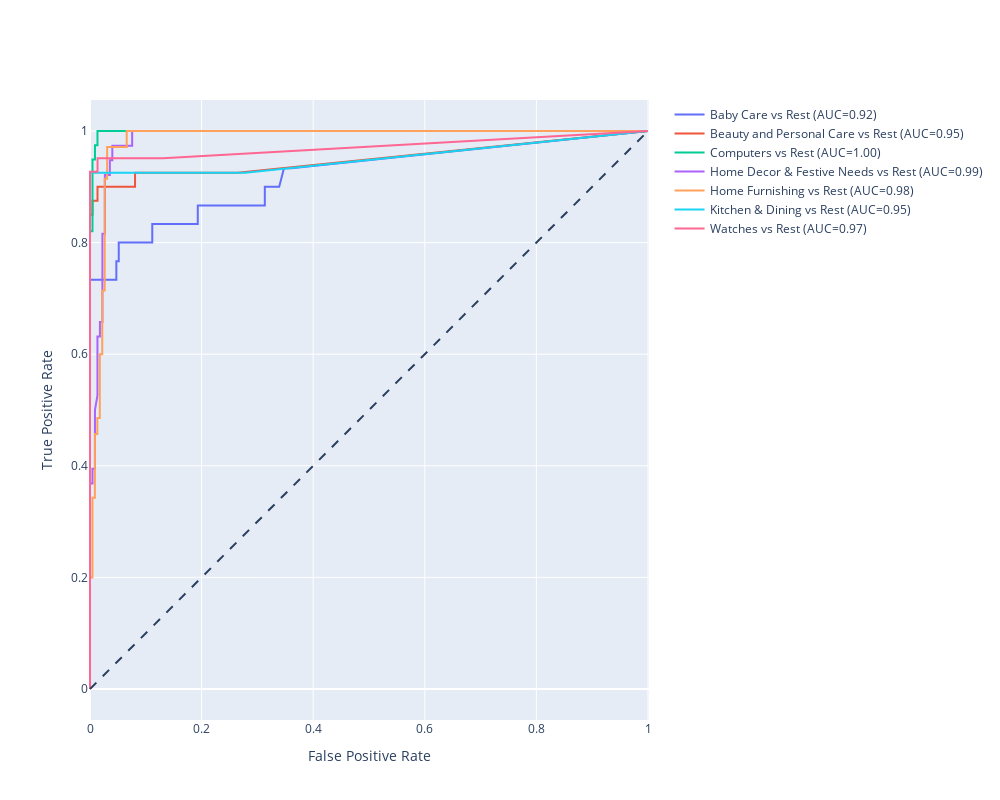

Notebook source saved alongside this figure:
### Markdown cell above
### 1-3 <u>Essai de classification avec RandomForestClassifier  OneVsRestClassifier</u>

### Code cell
X_train,X_test,y_train,y_test=train_test_split(X_tsne,df['target'],test_size=0.25)
scoring='f1_macro'
 

param_grid =[
     { 
   # 'estimator__n_estimators': [100], #[200, 500]
    #'estimator__max_features': ['auto'],#['auto', 'sqrt', 'log2']
    #'estimator__max_depth' : [5],#[4,5,6,7,8]
   'estimator__criterion' :  ['gini', 'entropy'],
         'estimator__random_state':[random_state]
}
]
 
cv=3
model=OneVsRestClassifier(RandomForestClassifier())
mean_auc,ARI,_=classification_utils.grid_search_cv_multiclass(
    model,
    param_grid,
    scoring,
    cv,
    label_target_encoder,
    df['main_category'].unique().tolist(),
    X_train,
    X_test,
    y_train,
    y_test,
'Représentation des produits par catégories réelles',
    'Représentation des produits par clusters',
     'Classification OneVsRestClassifier(RandomForestClassifier())'
)

### Figure 1 — Plotly figure (JSON) as saved in the notebook; plotly's stock layout.template omitted (floating-point values rounded to 4 significant figures)
{"data": [{"mode": "lines", "name": "Baby Care vs Rest (AUC=0.92)", "type": "scatter", "x": [0, 0, 0, 0.02146, 0.03004, 0.04721, 0.04721, 0.0515, 0.0515, 0.1116, 0.1116, 0.1373, 0.1459, 0.1717, 0.1845, 0.1931, 0.1931, 0.2017, 0.2661, 0.2747, 0.2876, 0.3047, 0.3133, 0.3133, 0.3391, 0.3476, 0.3605, 1], "y": [0, 0.3, 0.7333, 0.7333, 0.7333, 0.7333, 0.7667, 0.7667, 0.8, 0.8, 0.8333, 0.8333, 0.8333, 0.8333, 0.8333, 0.8333, 0.8667, 0.8667, 0.8667, 0.8667, 0.8667, 0.8667, 0.8667, 0.9, 0.9, 0.9333, 0.9333, 1]}, {"mode": "lines", "name": "Beauty and Personal Care vs Rest (AUC=0.95)", "type": "scatter", "x": [0, 0, 0, 0, 0, 0, 0, 0, 0.004484, 0.004484, 0.01345, 0.01345, 0.08072, 0.08072, 0.1031, 0.1121, 0.148, 0.1704, 0.1839, 0.1928, 0.2018, 0.2108, 0.2332, 0.2422, 0.2646, 1], "y": [0, 0.25, 0.35, 0.375, 0.5, 0.675, 0.725, 0.85, 0.85, 0.875, 0.875, 0.9, 0.9, 0.925, 0.925, 0.925, 0.925, 0.925, 0.925, 0.925, 0.925, 0.925, 0.925, 0.925, 0.925, 1]}, {"mode": "lines", "name": "Computers vs Rest (AUC=1.00)", "type": "scatter", "x": [0, 0, 0, 0, 0, 0, 0, 0, 0.004464, 0.004464, 0.008929, 0.008929, 0.01339, 0.01339, 0.06696, 0.08036, 0.08929, 0.1116, 0.1205, 0.1339, 0.1429, 0.1562, 0.1652, 0.1696, 0.1786, 0.192, 0.2098, 0.2143, 1], "y": [0, 0.07692, 0.1795, 0.2564, 0.3333, 0.4359, 0.4872, 0.8205, 0.8205, 0.9487, 0.9487, 0.9744, 0.9744, 1, 1, 1, 1, 1, 1, 1, 1, 1, 1, 1, 1, 1, 1, 1, 1]}, {"mode": "lines", "name": "Home Decor & Festive Needs vs Rest (AUC=0.99)", "type": "scatter", "x": [0, 0, 0, 0, 0, 0.004444, 0.004444, 0.008889, 0.008889, 0.008889, 0.01333, 0.01333, 0.01333, 0.01778, 0.01778, 0.02222, 0.02222, 0.02222, 0.02222, 0.02667, 0.02667, 0.03556, 0.03556, 0.04, 0.04, 0.07556, 0.07556, 0.2133, 0.2267, 0.2622, 0.2711, 0.2756, 0.2933, 0.3022, 0.3111, 0.32, 0.3289, 0.3556, 0.3644, 1], "y": [0, 0.2368, 0.2895, 0.3421, 0.3684, 0.3684, 0.3947, 0.3947, 0.4474, 0.5, 0.5263, 0.5789, 0.6316, 0.6316, 0.6579, 0.6579, 0.6842, 0.7368, 0.8158, 0.8158, 0.9211, 0.9211, 0.9474, 0.9474, 0.9737, 0.9737, 1, 1, 1, 1, 1, 1, 1, 1, 1, 1, 1, 1, 1, 1]}, {"mode": "lines", "name": "Home Furnishing vs Rest (AUC=0.98)", "type": "scatter", "x": [0, 0, 0, 0.004386, 0.004386, 0.004386, 0.004386, 0.008772, 0.008772, 0.01316, 0.01316, 0.01754, 0.01754, 0.02193, 0.02193, 0.02632, 0.02632, 0.0307, 0.0307, 0.06579, 0.06579, 0.1535, 0.1711, 0.1798, 0.1842, 1], "y": [0, 0.1143, 0.2, 0.2, 0.2286, 0.2857, 0.3429, 0.3429, 0.4571, 0.4571, 0.4857, 0.4857, 0.6, 0.6, 0.7143, 0.7143, 0.9143, 0.9143, 0.9714, 0.9714, 1, 1, 1, 1, 1, 1]}, {"mode": "lines", "name": "Kitchen & Dining vs Rest (AUC=0.95)", "type": "scatter", "x": [0, 0, 0, 0, 0, 0, 0.09865, 0.1076, 0.139, 0.148, 0.1973, 0.2063, 0.2152, 0.2511, 0.2601, 0.278, 1], "y": [0, 0.2, 0.3, 0.775, 0.825, 0.925, 0.925, 0.925, 0.925, 0.925, 0.925, 0.925, 0.925, 0.925, 0.925, 0.925, 1]}, {"mode": "lines", "name": "Watches vs Rest (AUC=0.97)", "type": "scatter", "x": [0, 0, 0, 0, 0, 0, 0, 0, 0, 0.01351, 0.01351, 0.02703, 0.04505, 0.09009, 0.0991, 0.1126, 0.1216, 0.1306, 1], "y": [0, 0.5366, 0.561, 0.6098, 0.6829, 0.7317, 0.7561, 0.8049, 0.9268, 0.9268, 0.9512, 0.9512, 0.9512, 0.9512, 0.9512, 0.9512, 0.9512, 0.9512, 1]}], "layout": {"height": 800, "shapes": [{"line": {"dash": "dash"}, "type": "line", "x0": 0, "x1": 1, "y0": 0, "y1": 1}], "width": 1000, "xaxis": {"constrain": "domain", "title": {"text": "False Positive Rate"}}, "yaxis": {"scaleanchor": "x", "scaleratio": 1, "title": {"text": "True Positive Rate"}}}}
